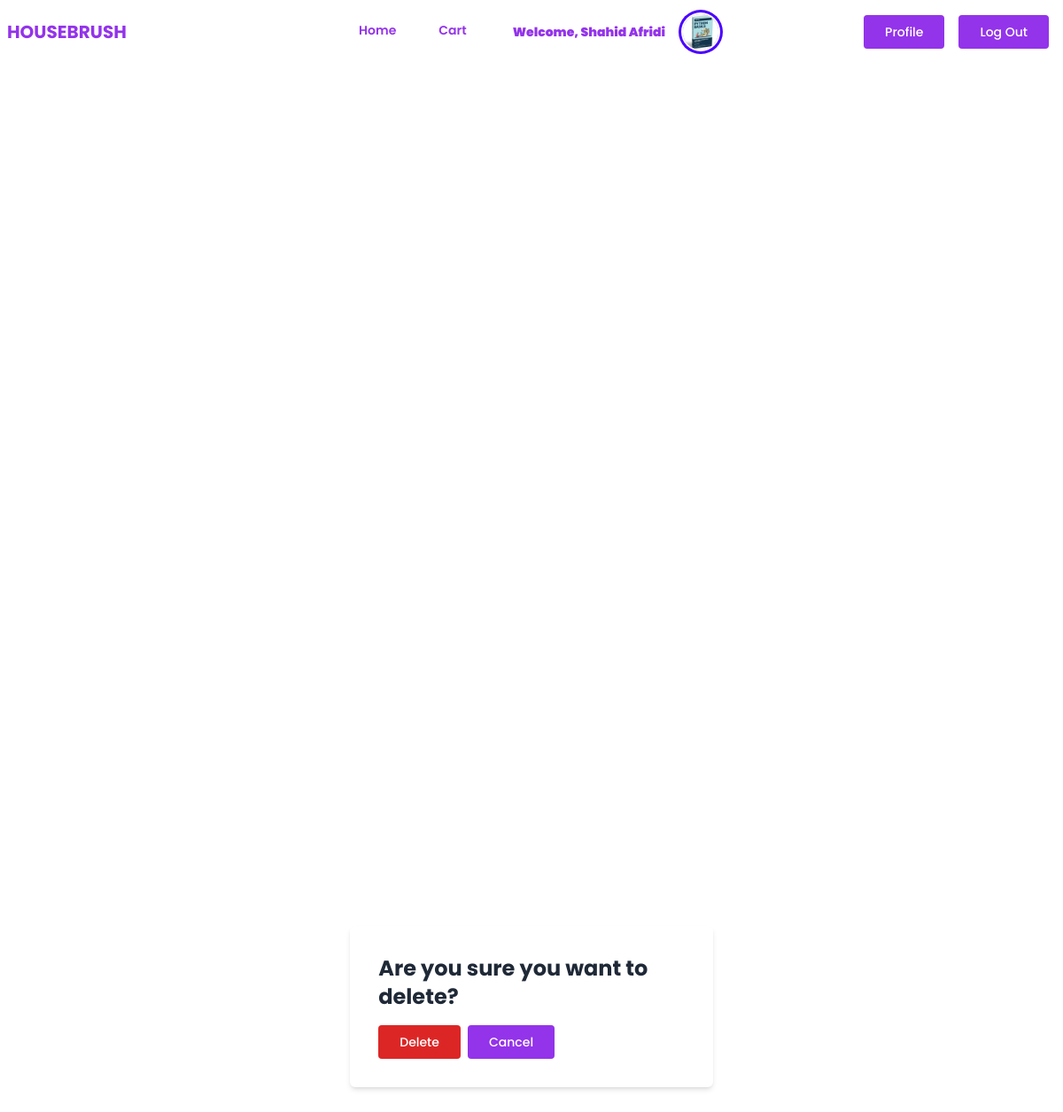
Screenshot of /services/service/5/cancel_service/ (signed in) with the database file from the repository.
### account/models.py (models this page shows, shortened)
class UserAccount(AbstractUser):
    address = models.TextField()
    image = models.ImageField(upload_to='account/images/')

### service/views.py (the view, shortened to what this page needs)
# urls.py: path('service/<int:pk>/cancel_service/', CancelServiceView.as_view(), name='cancel'),
class CancelServiceView(LoginRequiredMixin,DeleteView):
    model = Cart
    template_name = 'service/cancel.html'
    success_url = reverse_lazy('cart')

### service/templates/service/cancel.html (shortened to what this page needs)
{% extends "base.html" %}
{% load crispy_forms_tags %}
{% block content %}
    <div class="flex items-center justify-center h-screen">
        <form method="post" class="w-2/5 p-8 bg-white shadow-md rounded-md">
            <h1 class="text-2xl font-bold mb-4">Are you sure you want to delete?</h1>
            <div class="flex items-center mt-4">
                <input type="submit" value="Delete" class="inline-block font-medium text-sm px-6 py-3 leading-none bg-red-600 rounded text-white border-white hover:border-transparent hover:text-dark hover:bg-purple-600 mt-4 lg:mt-0 cursor-pointer">
                <a href="{% url 'cart' %}" class="mx-2 inline-block font-medium text-sm px-6 py-3 leading-none bg-purple-600 rounded text-white border-white hover:border-transparent hover:text-dark hover:bg-gray-600 mt-4 lg:mt-0">Cancel</a>
            </div>
        </form>
    </div>
{% endblock content %}

### core/templates/navbar.html (shortened to what this page needs)
<div class="navbar bg-base-100">
  <div class="navbar-start">
    <a href="{% url "home" %}" class="text-purple-600 text-xl uppercase font-bold">HouseBrush</a>
  </div>
  <div class="navbar-center hidden lg:flex">
    <ul class="menu menu-horizontal px-1">
      <li>
          <a href="{% url "home" %}" class="block font-semibold mt-4 lg:inline-block lg:mt-0 text-purple-600 hover:text-red-600 hover:font-black mr-4">Home</a>
        </li>
        <li>
          <a href="{% url "cart" %}" class="block font-semibold mt-4 lg:inline-block lg:mt-0 text-purple-600 hover:text-red-600 hover:font-black mr-4">
            Cart
          </a>
        </li>
        <div class="flex">
            <div class="text-purple-600 my-auto  font-black px-5">
            Welcome, {{ request.user.first_name }} {{ request.user.last_name }}
        </div>
        <div class="avatar">
            <div class="w-10 rounded-full ring ring-primary ring-offset-base-100 ring-offset-2">
               {% if request.user.image and request.user.image.url %}
                  <img src="{{ request.user.image.url }}" />
                  {% endif %}
            </div>
        </div>
        </div>
    </ul>
  </div>
  <div class="navbar-end">
    {% if request.user.is_authenticated %}
    <a href="{% url "account:profile" %}" class="mx-2 inline-block font-medium text-sm px-6 py-3 leading-none bg-purple-600 rounded text-white border-white hover:border-transparent hover:text-dark hover:bg-red-600 mt-4 lg:mt-0">Profile</a>
    <a href="{% url "account:logout" %}" class="mx-2 inline-block font-medium text-sm px-6 py-3 leading-none bg-purple-600 rounded text-white border-white hover:border-transparent hover:text-dark hover:bg-red-600 mt-4 lg:mt-0">Log Out</a>
    {% endif %}
  </div>
</div>

### rows the page displays
UserAccount: user.first_name "Shahid", user.last_name "Afridi", user.image (picture)
